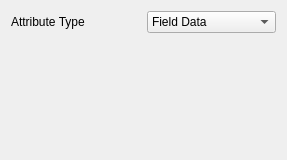
<ui version="4.0" >
 <class>ClientTreeDisplay</class>
 <widget class="QWidget" name="ClientTreeDisplay" >
  <property name="geometry" >
   <rect>
    <x>0</x>
    <y>0</y>
    <width>287</width>
    <height>160</height>
   </rect>
  </property>
  <property name="windowTitle" >
   <string>Form</string>
  </property>
  <layout class="QVBoxLayout" >
   <item>
    <layout class="QGridLayout" >
     <item row="0" column="0" >
      <widget class="QLabel" name="label_7" >
       <property name="text" >
        <string>Attribute Type</string>
       </property>
      </widget>
     </item>
     <item row="0" column="1" >
      <widget class="QComboBox" name="attribute_mode" >
       <item>
        <property name="text" >
         <string>Field Data</string>
        </property>
       </item>
       <item>
        <property name="text" >
         <string>Point Data</string>
        </property>
       </item>
       <item>
        <property name="text" >
         <string>Cell Data</string>
        </property>
       </item>
       <item>
        <property name="text" >
         <string>Vertex Data</string>
        </property>
       </item>
       <item>
        <property name="text" >
         <string>Edge Data</string>
        </property>
       </item>
       <item>
        <property name="text" >
         <string>Row Data</string>
        </property>
       </item>
      </widget>
     </item>
     <item row="1" column="0" colspan="2" >
      <spacer>
       <property name="orientation" >
        <enum>Qt::Vertical</enum>
       </property>
       <property name="sizeHint" >
        <size>
         <width>20</width>
         <height>40</height>
        </size>
       </property>
      </spacer>
     </item>
    </layout>
   </item>
  </layout>
 </widget>
 <resources/>
 <connections/>
</ui>
